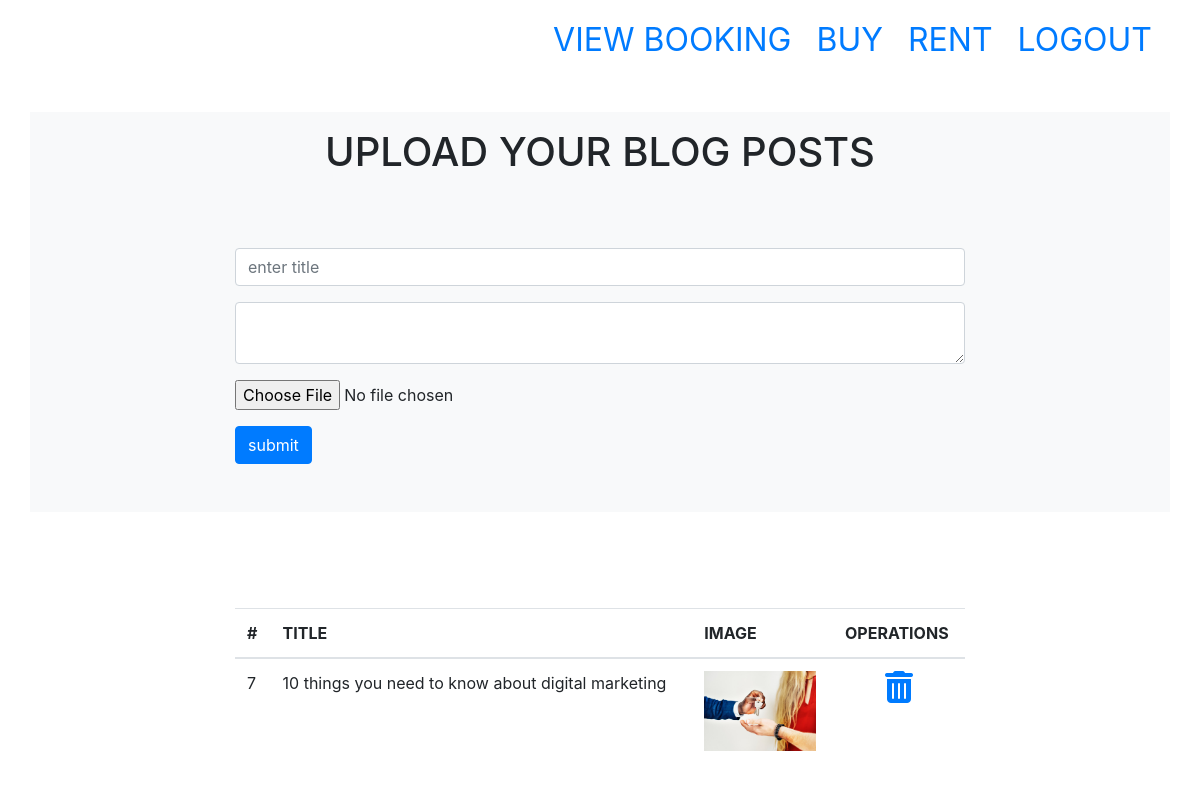
Screenshot of /admin/upload.php with the database file from the repository.
### tables this page shows
CREATE TABLE `blog` (
  `id` int(10) NOT NULL,
  `title` text NOT NULL,
  `desc_blog` text NOT NULL,
  `image` text NOT NULL
);

### admin/upload.php (the view, shortened to what this page needs)
<?php
    require_once ("db.php");
?>
<!DOCTYPE html>
<html lang="en">
<head>
    <link rel="stylesheet" href="../css/bootstrap.min.css">
</head>
<body>
<div class="text-right mr-5 my-3 text-uppercase ">
<ul style="list-style-type:none;font-size:2rem;">
<li class="mr-3" style="display:inline-block;"><a href="view.php">View Booking</a></li>
<li class="mr-3" style="display:inline-block;"><a href="admin_buy.php">buy</a></li>
<li class="mr-3" style="display:inline-block;"><a href="admin_rent.php">rent</a></li>
<li style="display:inline-block;"><a href="logout.php">logout</a></li>
</ul>
</div>
<div class="container my-5 bg-light">
    <h1 class="text-center text-uppercase py-3">upload your blog posts</h1>
    <div class="row py-5">
    <div class="col-8 mx-auto">
    <form action="send_data.php" method="post" enctype="multipart/form-data">
    <div class="form-group">
    <input type="text" name="title" placeholder="enter title" class="form-control">
    </div>
    <div class="form-group">
    <textarea name="desc_blog" class="form-control"></textarea>
    </div>
    <div class="form-group">
    <input type="file" name="image" >
    </div>
    <button class="btn btn-primary" name="submit">
    submit</button>
    </form>
    </div>
</div>
</div>
<div class="container py-5">
<div class="row">
<div class="col-8 mx-auto">
<div class="table-responsive">
    <table class="table">
    <thead class="text-uppercase">
    <th>#</th>
    <th>title</th>
    <th>image</th>
    <th>operations</th>
    </thead>
    <tbody>
    <?php
    $q = mysqli_query($db, "SELECT * FROM blog ORDER BY id DESC");
    $n = mysqli_num_rows($q);
    if($n>0) {
        while($r = mysqli_fetch_array($q)) {
    ?>
    <tr>
    <td><?php echo $r['id']; ?></td>
    <td><?php echo $r['title']; ?></td>
    <td><img src="img/<?php echo $r['image']; ?>" alt="" style="width:7rem;height:5rem;"></td>
    <td class="text-center">
    <a href="delete_blog.php?d=<?php echo $r['id'] ?>"><i class="fa fa-trash" aria-hidden="true" style="font-size:2rem;">
    </i></a></td>
    </tr>
    <?php
        }
    }
    ?>
    </tbody>
    </table>
    </div>
</div>
</div>
</div>
</body>
</html>

### rows the page displays
blog: id "7", title "10 things you need to know about digital marketing", image (picture)
